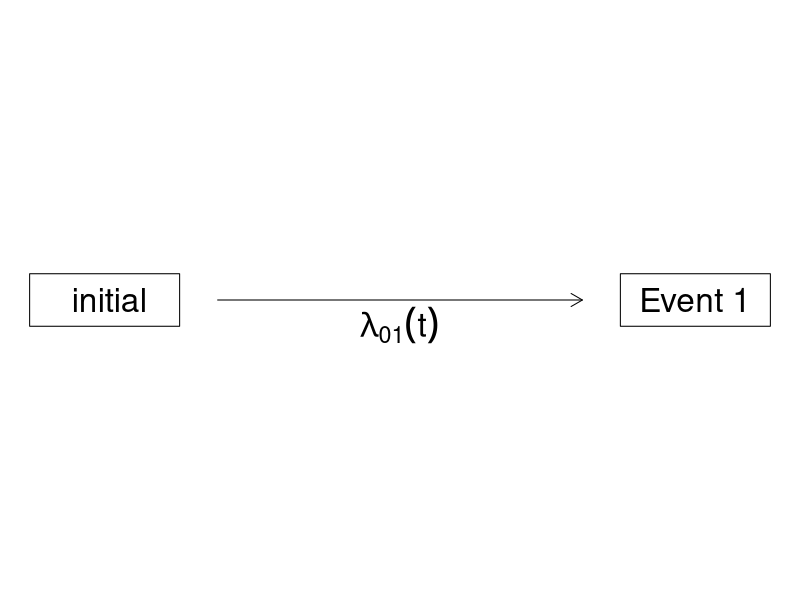
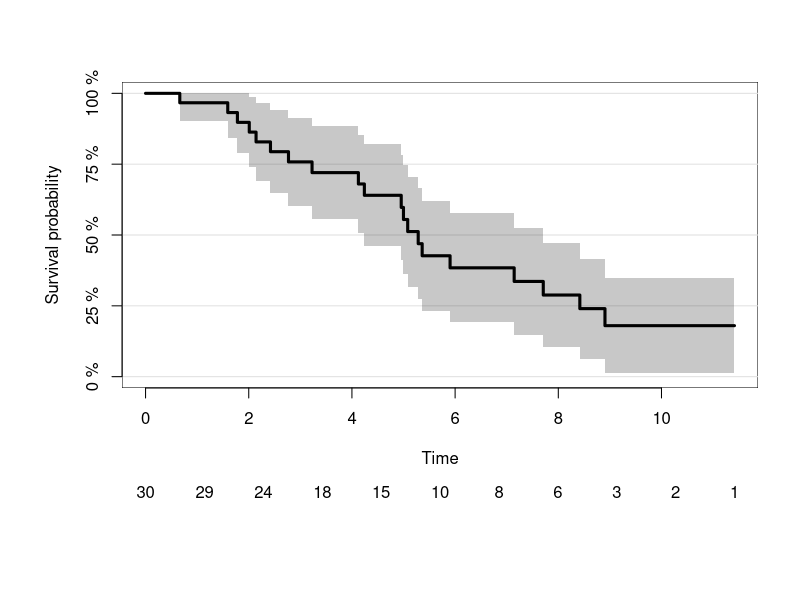
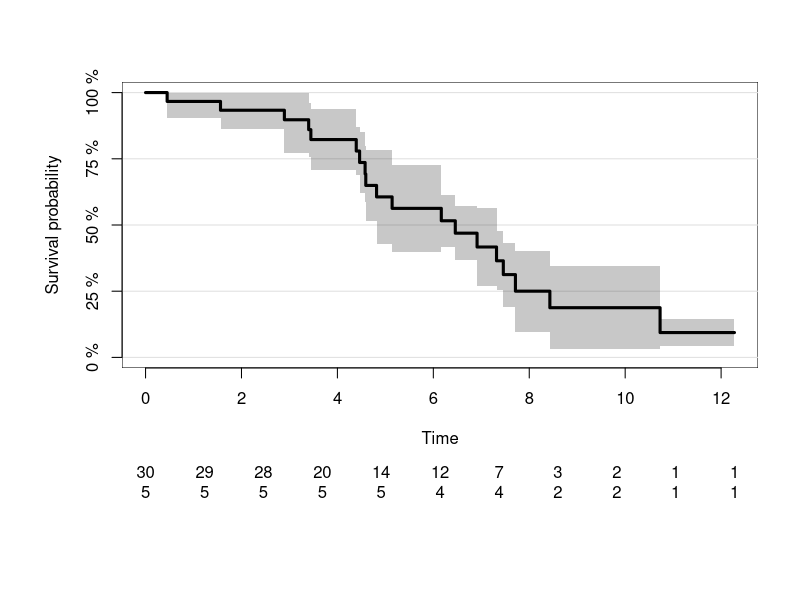
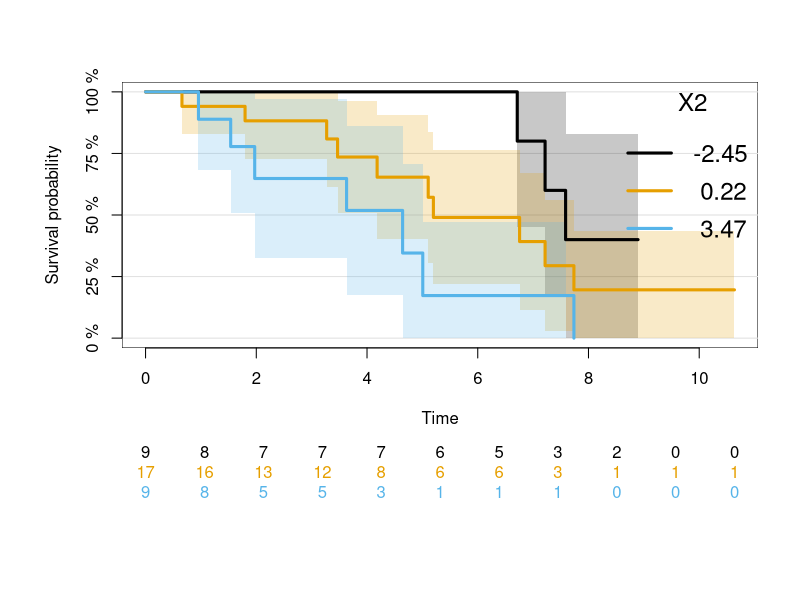
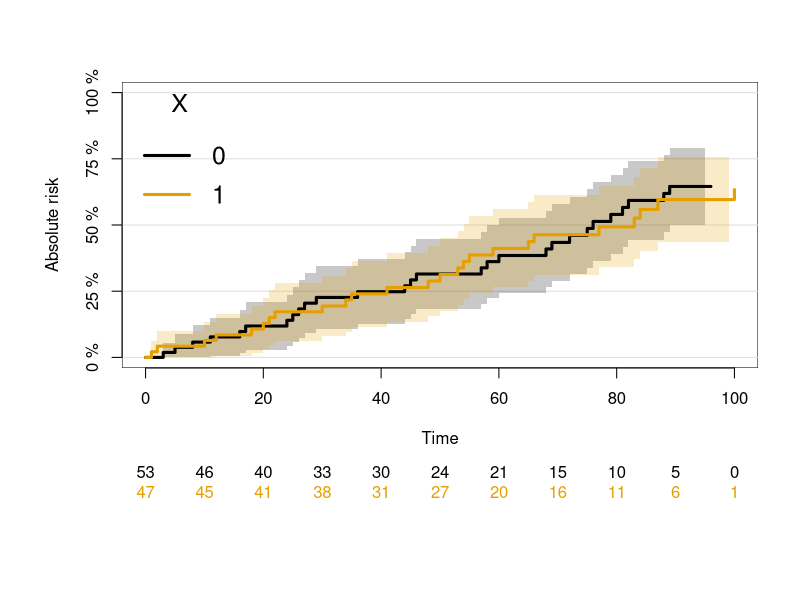
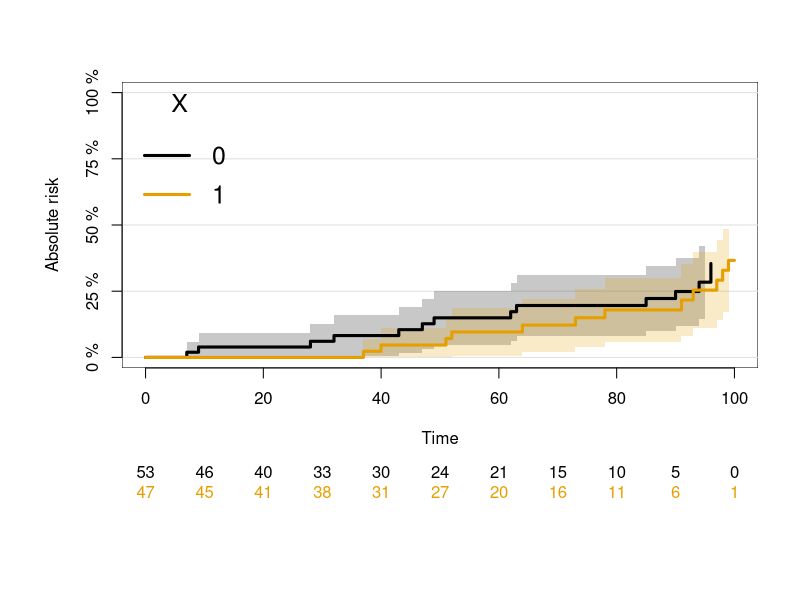
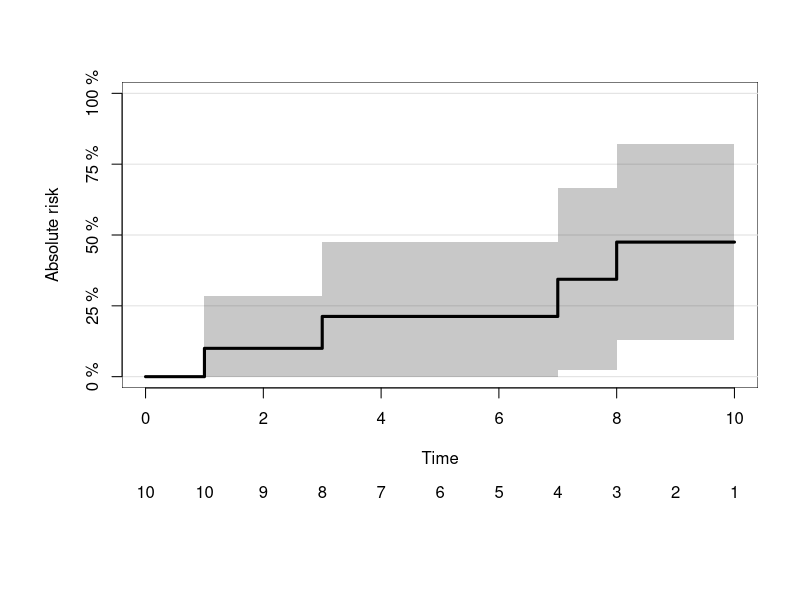
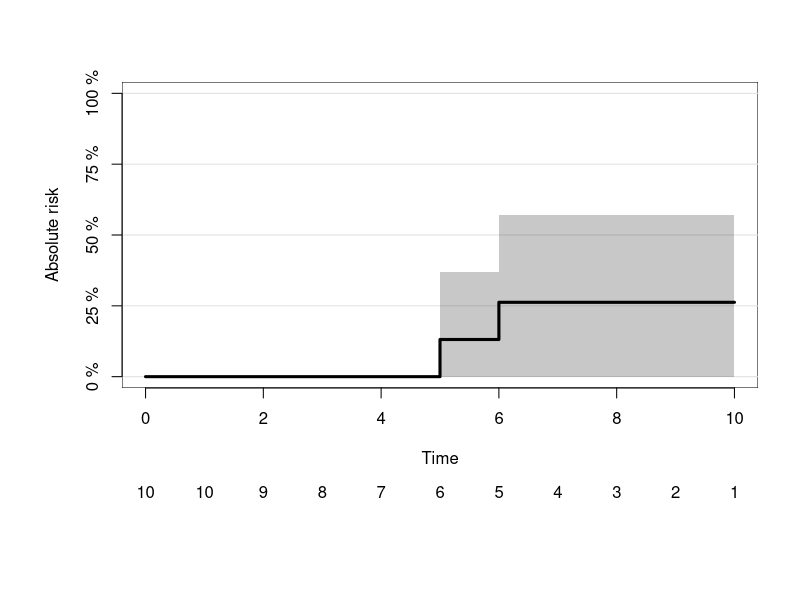

Source code (R) for these figures, in order:
library(prodlim)


### Name: prodlim
### Title: Functions for estimating probabilities from right censored data
### Aliases: prodlim prodlim-package prodlim
### Keywords: cluster nonparametric survival

### ** Examples


##---------------------two-state survival model------------
dat <- SimSurv(30)
with(dat,plot(Hist(time,status)))
fit <- prodlim(Hist(time,status)~1,data=dat)
print(fit)
plot(fit)
summary(fit)
quantile(fit)

## Subset
fit1a <- prodlim(Hist(time,status)~1,data=dat,subset=dat$X1==1)
fit1b <- prodlim(Hist(time,status)~1,data=dat,subset=dat$X1==1 & dat$X2>0)

## --------------------clustered data---------------------
library(survival)
cdat <- cbind(SimSurv(30),patnr=sample(1:5,size=30,replace=TRUE))
fit <- prodlim(Hist(time,status)~cluster(patnr),data=cdat)
print(fit)
plot(fit)
summary(fit)


##-----------compare Kaplan-Meier to survival package---------

dat <- SimSurv(30)
pfit <- prodlim(Surv(time,status)~1,data=dat)
pfit <- prodlim(Hist(time,status)~1,data=dat) ## same thing
sfit <- survfit(Surv(time,status)~1,data=dat,conf.type="plain")
##  same result for the survival distribution function 
all(round(pfit$surv,12)==round(sfit$surv,12))
summary(pfit,digits=3)
summary(sfit,times=quantile(unique(dat$time)))

##-----------estimating the censoring survival function----------------

rdat <- data.frame(time=c(1,2,3,3,3,4,5,5,6,7),status=c(1,0,0,1,0,1,0,1,1,0))
rpfit <- prodlim(Hist(time,status)~1,data=rdat,reverse=TRUE)
rsfit <- survfit(Surv(time,1-status)~1,data=rdat,conf.type="plain")
## When there are ties between times at which events are observed
## times at which subjects are right censored, then the convention
## is that events come first. This is not obeyed by the above call to survfit,
## and hence only prodlim delivers the correct reverse Kaplan-Meier:
cbind("Wrong:"=rsfit$surv,"Correct:"=rpfit$surv)

##-------------------stratified Kaplan-Meier---------------------

pfit.X2 <- prodlim(Surv(time,status)~X2,data=dat)
summary(pfit.X2)
summary(pfit.X2,intervals=TRUE)
plot(pfit.X2)

##----------continuous covariate: Stone-Beran estimate------------

prodlim(Surv(time,status)~X1,data=dat)

##-------------both discrete and continuous covariates------------

prodlim(Surv(time,status)~X2+X1,data=dat)

##----------------------interval censored data----------------------

dat <- data.frame(L=1:10,R=c(2,3,12,8,9,10,7,12,12,12),status=c(1,1,0,1,1,1,1,0,0,0))
with(dat,Hist(time=list(L,R),event=status))

dat$event=1
npmle.fitml <- prodlim(Hist(time=list(L,R),event)~1,data=dat)

##-------------competing risks-------------------

CompRiskFrame <- data.frame(time=1:100,event=rbinom(100,2,.5),X=rbinom(100,1,.5))
crFit <- prodlim(Hist(time,event)~X,data=CompRiskFrame)
summary(crFit)
plot(crFit)
summary(crFit,cause=2)
plot(crFit,cause=2)


# Changing the cens.code:
dat <- data.frame(time=1:10,status=c(1,2,1,2,5,5,1,1,2,2))
fit <- prodlim(Hist(time,status)~1,data=dat)
print(fit$model.response)
fit <- prodlim(Hist(time,status,cens.code="2")~1,data=dat)
print(fit$model.response)
plot(fit)
plot(fit,cause="5")


##------------delayed entry----------------------

## left-truncated event times with competing risk endpoint 

dat <- data.frame(entry=c(7,3,11,12,11,2,1,7,15,17,3),time=10:20,status=c(1,0,2,2,0,0,1,2,0,2,0))
fitd <- prodlim(Hist(time=time,event=status,entry=entry)~1,data=dat)
summary(fitd)
plot(fitd)
